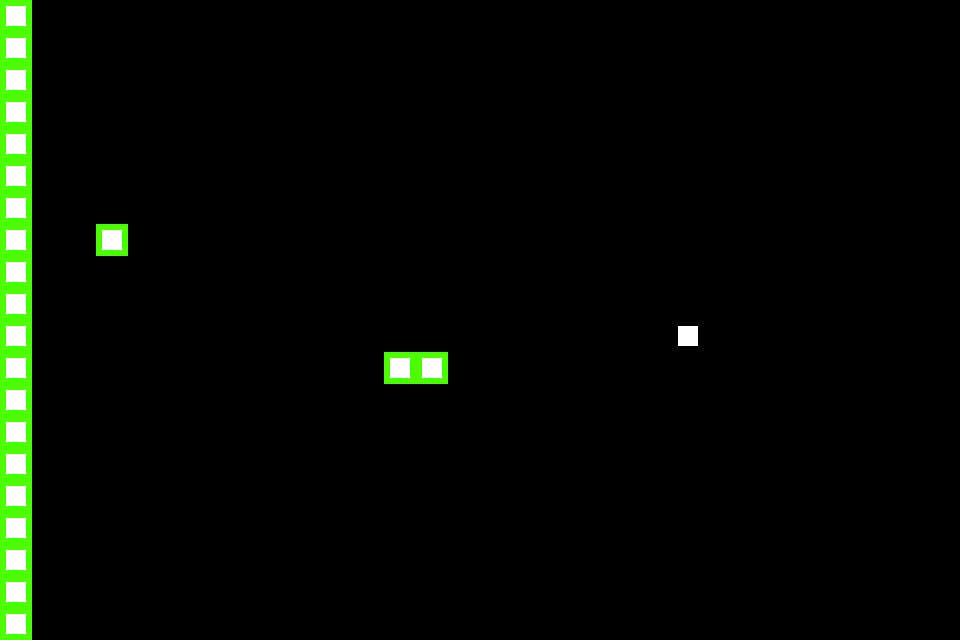

Rendered tile map (Tiled .tmx) drawn with the repository's tilesets; below, a short description and the full map source, tile grids included:
An orthogonal 30x20 tile map with 32x32 px tiles, 1 tile layer (Tile Layer 1), 2 tilesets and 3 objects (2x physics_objects, CameraPos).

<map version="1.10" tiledversion="1.11.2" orientation="orthogonal" renderorder="right-down" width="30" height="20" tilewidth="32" tileheight="32" infinite="0" nextlayerid="4" nextobjectid="47">
 <tileset firstgid="1" source="test.tsx" />
 <tileset firstgid="26" source="box.tsx" />
 <layer id="1" name="Tile Layer 1" class="level" width="30" height="20">
  <data encoding="csv">
2,0,0,0,0,0,0,0,0,0,0,0,0,0,0,0,0,0,0,0,0,0,0,0,0,0,0,0,0,0,
2,0,0,0,0,0,0,0,0,0,0,0,0,0,0,0,0,0,0,0,0,0,0,0,0,0,0,0,0,0,
2,0,0,0,0,0,0,0,0,0,0,0,0,0,0,0,0,0,0,0,0,0,0,0,0,0,0,0,0,0,
2,0,0,0,0,0,0,0,0,0,0,0,0,0,0,0,0,0,0,0,0,0,0,0,0,0,0,0,0,0,
2,0,0,0,0,0,0,0,0,0,0,0,0,0,0,0,0,0,0,0,0,0,0,0,0,0,0,0,0,0,
2,0,0,0,0,0,0,0,0,0,0,0,0,0,0,0,0,0,0,0,0,0,0,0,0,0,0,0,0,0,
2,0,0,0,0,0,0,0,0,0,0,0,0,0,0,0,0,0,0,0,0,0,0,0,0,0,0,0,0,0,
2,0,0,2,0,0,0,0,0,0,0,0,0,0,0,0,0,0,0,0,0,0,0,0,0,0,0,0,0,0,
2,0,0,0,0,0,0,0,0,0,0,0,0,0,0,0,0,0,0,0,0,0,0,0,0,0,0,0,0,0,
2,0,0,0,0,0,0,0,0,0,0,0,0,0,0,0,0,0,0,0,0,0,0,0,0,0,0,0,0,0,
2,0,0,0,0,0,0,0,0,0,0,0,0,0,0,0,0,0,0,0,0,1,0,0,0,0,0,0,0,0,
2,0,0,0,0,0,0,0,0,0,0,0,2,2,0,0,0,0,0,0,0,0,0,0,0,0,0,0,0,0,
2,0,0,0,0,0,0,0,0,0,0,0,0,0,0,0,0,0,0,0,0,0,0,0,0,0,0,0,0,0,
2,0,0,0,0,0,0,0,0,0,0,0,0,0,0,0,0,0,0,0,0,0,0,0,0,0,0,0,0,0,
2,0,0,0,0,0,0,0,0,0,0,0,0,0,0,0,0,0,0,0,0,0,0,0,0,0,0,0,0,0,
2,0,0,0,0,0,0,0,0,0,0,0,0,0,0,0,0,0,0,0,0,0,0,0,0,0,0,0,0,0,
2,0,0,0,0,0,0,0,0,0,0,0,0,0,0,0,0,0,0,0,0,0,0,0,0,0,0,0,0,0,
2,0,0,0,0,0,0,0,0,0,0,0,0,0,0,0,0,0,0,0,0,0,0,0,0,0,0,0,0,0,
2,0,0,0,0,0,0,0,0,0,0,0,0,0,0,0,0,0,0,0,0,0,0,0,0,0,0,0,0,0,
2,0,0,0,0,0,0,0,0,0,0,0,0,0,0,0,0,0,0,0,0,0,0,0,0,0,0,0,0,0
</data>
 </layer>
 <objectgroup id="2" name="Object Layer 1" class="positions">
  <object id="1" name="player" type="physics_objects" x="404" y="286">
   <point />
  </object>
  <object id="2" name="player_2" type="physics_objects" x="693" y="263">
   <point />
  </object>
  <object id="46" name="default" type="CameraPos" x="-96" y="0">
   <properties>
    <property name="screen_height" value="11" />
    <property name="screen_width" value="30" />
    <property name="trigger_type" value="activated" />
   </properties>
   <point />
  </object>
 </objectgroup>
 <objectgroup id="3" name="s" class="physics_objects" />
</map>
